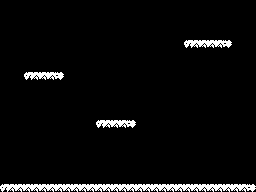

A 2D game scene composited from a Tiled map and its tileset images. What follows is a short description and the map's XML, with every tile layer's data as written:
An orthogonal 32x24 tile map with 8x8 px tiles, 2 tile layers (suelo, paredes), 2 tilesets.

<map version="1.5" tiledversion="1.7.2" orientation="orthogonal" renderorder="right-down" width="32" height="24" tilewidth="8" tileheight="8" infinite="0" nextlayerid="3" nextobjectid="1">
 <tileset firstgid="1" name="jetpac_tiles" tilewidth="8" tileheight="8" tilecount="3" columns="3">
  <image source="../sprites/tileset.png" width="24" height="8" />
  <tile id="0">
   <properties>
    <property name="collision" type="bool" value="true" />
   </properties>
  </tile>
  <tile id="1">
   <properties>
    <property name="collision" type="bool" value="true" />
   </properties>
  </tile>
  <tile id="2">
   <properties>
    <property name="collision" type="bool" value="true" />
   </properties>
  </tile>
 </tileset>
 <tileset firstgid="4" name="black_tiles" tilewidth="8" tileheight="8" tilecount="1" columns="1">
  <image source="../sprites/Black.png" width="8" height="8" />
  <tile id="0">
   <properties>
    <property name="collision" type="bool" value="true" />
   </properties>
  </tile>
 </tileset>
 <layer id="1" name="suelo" width="32" height="24">
  <data encoding="csv">
0,0,0,0,0,0,0,0,0,0,0,0,0,0,0,0,0,0,0,0,0,0,0,0,0,0,0,0,0,0,0,0,
0,0,0,0,0,0,0,0,0,0,0,0,0,0,0,0,0,0,0,0,0,0,0,0,0,0,0,0,0,0,0,0,
0,0,0,0,0,0,0,0,0,0,0,0,0,0,0,0,0,0,0,0,0,0,0,0,0,0,0,0,0,0,0,0,
0,0,0,0,0,0,0,0,0,0,0,0,0,0,0,0,0,0,0,0,0,0,0,0,0,0,0,0,0,0,0,0,
0,0,0,0,0,0,0,0,0,0,0,0,0,0,0,0,0,0,0,0,0,0,0,0,0,0,0,0,0,0,0,0,
0,0,0,0,0,0,0,0,0,0,0,0,0,0,0,0,0,0,0,0,0,0,0,1,2,2,2,2,3,0,0,0,
0,0,0,0,0,0,0,0,0,0,0,0,0,0,0,0,0,0,0,0,0,0,0,0,0,0,0,0,0,0,0,0,
0,0,0,0,0,0,0,0,0,0,0,0,0,0,0,0,0,0,0,0,0,0,0,0,0,0,0,0,0,0,0,0,
0,0,0,0,0,0,0,0,0,0,0,0,0,0,0,0,0,0,0,0,0,0,0,0,0,0,0,0,0,0,0,0,
0,0,0,1,2,2,2,3,0,0,0,0,0,0,0,0,0,0,0,0,0,0,0,0,0,0,0,0,0,0,0,0,
0,0,0,0,0,0,0,0,0,0,0,0,0,0,0,0,0,0,0,0,0,0,0,0,0,0,0,0,0,0,0,0,
0,0,0,0,0,0,0,0,0,0,0,0,0,0,0,0,0,0,0,0,0,0,0,0,0,0,0,0,0,0,0,0,
0,0,0,0,0,0,0,0,0,0,0,0,0,0,0,0,0,0,0,0,0,0,0,0,0,0,0,0,0,0,0,0,
0,0,0,0,0,0,0,0,0,0,0,0,0,0,0,0,0,0,0,0,0,0,0,0,0,0,0,0,0,0,0,0,
0,0,0,0,0,0,0,0,0,0,0,0,0,0,0,0,0,0,0,0,0,0,0,0,0,0,0,0,0,0,0,0,
0,0,0,0,0,0,0,0,0,0,0,0,1,2,2,2,3,0,0,0,0,0,0,0,0,0,0,0,0,0,0,0,
0,0,0,0,0,0,0,0,0,0,0,0,0,0,0,0,0,0,0,0,0,0,0,0,0,0,0,0,0,0,0,0,
0,0,0,0,0,0,0,0,0,0,0,0,0,0,0,0,0,0,0,0,0,0,0,0,0,0,0,0,0,0,0,0,
0,0,0,0,0,0,0,0,0,0,0,0,0,0,0,0,0,0,0,0,0,0,0,0,0,0,0,0,0,0,0,0,
0,0,0,0,0,0,0,0,0,0,0,0,0,0,0,0,0,0,0,0,0,0,0,0,0,0,0,0,0,0,0,0,
0,0,0,0,0,0,0,0,0,0,0,0,0,0,0,0,0,0,0,0,0,0,0,0,0,0,0,0,0,0,0,0,
0,0,0,0,0,0,0,0,0,0,0,0,0,0,0,0,0,0,0,0,0,0,0,0,0,0,0,0,0,0,0,0,
0,0,0,0,0,0,0,0,0,0,0,0,0,0,0,0,0,0,0,0,0,0,0,0,0,0,0,0,0,0,0,0,
1,2,2,2,2,2,2,2,2,2,2,2,2,2,2,2,2,2,2,2,2,2,2,2,2,2,2,2,2,2,2,3
</data>
 </layer>
 <layer id="2" name="paredes" width="32" height="24">
  <data encoding="csv">
4,0,0,0,0,0,0,0,0,0,0,0,0,0,0,0,0,0,0,0,0,0,0,0,0,0,0,0,0,0,0,4,
4,0,0,0,0,0,0,0,0,0,0,0,0,0,0,0,0,0,0,0,0,0,0,0,0,0,0,0,0,0,0,4,
4,0,0,0,0,0,0,0,0,0,0,0,0,0,0,0,0,0,0,0,0,0,0,0,0,0,0,0,0,0,0,4,
4,0,0,0,0,0,0,0,0,0,0,0,0,0,0,0,0,0,0,0,0,0,0,0,0,0,0,0,0,0,0,4,
4,0,0,0,0,0,0,0,0,0,0,0,0,0,0,0,0,0,0,0,0,0,0,0,0,0,0,0,0,0,0,4,
4,0,0,0,0,0,0,0,0,0,0,0,0,0,0,0,0,0,0,0,0,0,0,0,0,0,0,0,0,0,0,4,
4,0,0,0,0,0,0,0,0,0,0,0,0,0,0,0,0,0,0,0,0,0,0,0,0,0,0,0,0,0,0,4,
4,0,0,0,0,0,0,0,0,0,0,0,0,0,0,0,0,0,0,0,0,0,0,0,0,0,0,0,0,0,0,4,
4,0,0,0,0,0,0,0,0,0,0,0,0,0,0,0,0,0,0,0,0,0,0,0,0,0,0,0,0,0,0,4,
4,0,0,0,0,0,0,0,0,0,0,0,0,0,0,0,0,0,0,0,0,0,0,0,0,0,0,0,0,0,0,4,
4,0,0,0,0,0,0,0,0,0,0,0,0,0,0,0,0,0,0,0,0,0,0,0,0,0,0,0,0,0,0,4,
4,0,0,0,0,0,0,0,0,0,0,0,0,0,0,0,0,0,0,0,0,0,0,0,0,0,0,0,0,0,0,4,
4,0,0,0,0,0,0,0,0,0,0,0,0,0,0,0,0,0,0,0,0,0,0,0,0,0,0,0,0,0,0,4,
4,0,0,0,0,0,0,0,0,0,0,0,0,0,0,0,0,0,0,0,0,0,0,0,0,0,0,0,0,0,0,4,
4,0,0,0,0,0,0,0,0,0,0,0,0,0,0,0,0,0,0,0,0,0,0,0,0,0,0,0,0,0,0,4,
4,0,0,0,0,0,0,0,0,0,0,0,0,0,0,0,0,0,0,0,0,0,0,0,0,0,0,0,0,0,0,4,
4,0,0,0,0,0,0,0,0,0,0,0,0,0,0,0,0,0,0,0,0,0,0,0,0,0,0,0,0,0,0,4,
4,0,0,0,0,0,0,0,0,0,0,0,0,0,0,0,0,0,0,0,0,0,0,0,0,0,0,0,0,0,0,4,
4,0,0,0,0,0,0,0,0,0,0,0,0,0,0,0,0,0,0,0,0,0,0,0,0,0,0,0,0,0,0,4,
4,0,0,0,0,0,0,0,0,0,0,0,0,0,0,0,0,0,0,0,0,0,0,0,0,0,0,0,0,0,0,4,
4,0,0,0,0,0,0,0,0,0,0,0,0,0,0,0,0,0,0,0,0,0,0,0,0,0,0,0,0,0,0,4,
4,0,0,0,0,0,0,0,0,0,0,0,0,0,0,0,0,0,0,0,0,0,0,0,0,0,0,0,0,0,0,4,
4,0,0,0,0,0,0,0,0,0,0,0,0,0,0,0,0,0,0,0,0,0,0,0,0,0,0,0,0,0,0,4,
0,0,0,0,0,0,0,0,0,0,0,0,0,0,0,0,0,0,0,0,0,0,0,0,0,0,0,0,0,0,0,0
</data>
 </layer>
</map>
